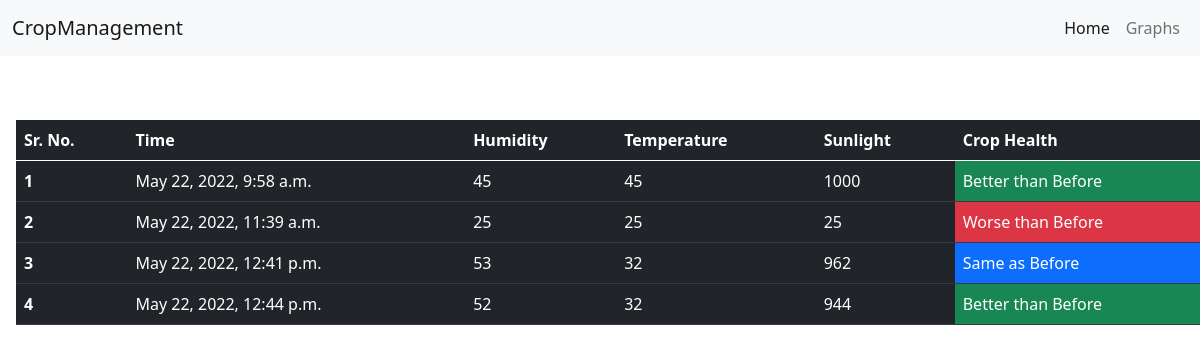
The page / on the database its author committed.
### crop_stats/models.py (models this page shows, shortened)
class CropStats(models.Model):
    time = models.DateTimeField(auto_now_add=True)
    temperature = models.IntegerField()
    humidity = models.IntegerField()
    sunlight = models.IntegerField()
    crop_health = models.SmallIntegerField(null=True, blank=True)

### crop_stats/views.py (the view)
# urls.py: path('', CropStatsView.as_view(), name='home'),
class CropStatsView(ListView):
    model = CropStats
    paginate_by = 20
    template_name = 'crop_stats/crop_stats_home.html'
    context_object_name = 'stat_objs'

### crop_stats/templates/crop_stats/crop_stats_home.html
{% extends 'base.html' %}
{% block content %}
<div class="container-fluid m-3">
    <table class="table table-dark">
      <thead>
        <tr>
          <th scope="col">Sr. No.</th>
          <th scope="col">Time</th>
          <th scope="col">Humidity</th>
          <th scope="col">Temperature</th>
          <th scope="col">Sunlight</th>
          <th scope="col">Crop Health</th>
        </tr>
      </thead>
      <tbody>
        {% for stat_obj in stat_objs %}
            <tr>
              <th scope="row">{{ forloop.counter }}</th>
              <td>{{ stat_obj.time }}</td>
              <td>{{ stat_obj.humidity }}</td>
              <td>{{ stat_obj.temperature }}</td>
              <td>{{ stat_obj.sunlight }}</td>
              <td class="
              {% if stat_obj.crop_health <= 3 %}
                bg-danger
              {% elif stat_obj.crop_health > 3 and stat_obj.crop_health < 7 %}
                bg-primary
              {% elif stat_obj.crop_health > 7 and stat_obj.crop_health <= 10 %}
                bg-success
              {% endif %}">
              {% if stat_obj.crop_health <= 3 %}
                Worse than Before
              {% elif stat_obj.crop_health > 3 and stat_obj.crop_health < 7 %}
                Same as Before
              {% elif stat_obj.crop_health > 7 and stat_obj.crop_health <= 10 %}
                Better than Before
              {% endif %}
              </td>
            </tr>
        {% endfor %}
      </tbody>
    </table>
</div>
{% endblock %}

### templates/base.html (shortened to what this page needs)
<!doctype html>
<html lang="en">
  <head>
      <link href="https://cdn.jsdelivr.net/npm/bootstrap@5.0.1/dist/css/bootstrap.min.css" rel="stylesheet">
  </head>
  <header>
      {% block navbar %}
          {% include 'navbar.html' %}
      {% endblock %}
  </header>
  <body>
    <div class="row my-5">
        {% block content %}
        {% endblock %}
    </div>
  </body>
</html>

### templates/navbar.html
{% url 'crop_stats:graph' as graph %}
{% url 'crop_stats:home' as home %}
<nav class="navbar navbar-expand-lg navbar-light bg-light">
    <div class="container-fluid">
        <a class="navbar-brand" href="#">CropManagement</a>
        <div class="nav" id="navbarContent">
            <ul class="navbar-nav me-auto">
                <li class="nav-item">
                    <a class="nav-link {% if request.path == home %}active{% endif %}" href="{% url 'crop_stats:home' %}">Home</a>
                </li>
                <li class="nav-item">
                    <a class="nav-link {% if request.path == graph %}active{% endif %}" href="{% url 'crop_stats:graph' %}">Graphs</a>
                </li>
            </ul>
        </div>
    </div>
</nav>

### rows shown on the page
CropStats: time "May 22, 2022, 9:58 a.m.", humidity "45", temperature "45", sunlight "1000", crop_health "Better than Before"
CropStats: time "May 22, 2022, 11:39 a.m.", humidity "25", temperature "25", sunlight "25", crop_health "Worse than Before"
CropStats: time "May 22, 2022, 12:41 p.m.", humidity "53", temperature "32", sunlight "962", crop_health "Same as Before"
CropStats: time "May 22, 2022, 12:44 p.m.", humidity "52", temperature "32", sunlight "944", crop_health "Better than Before"
